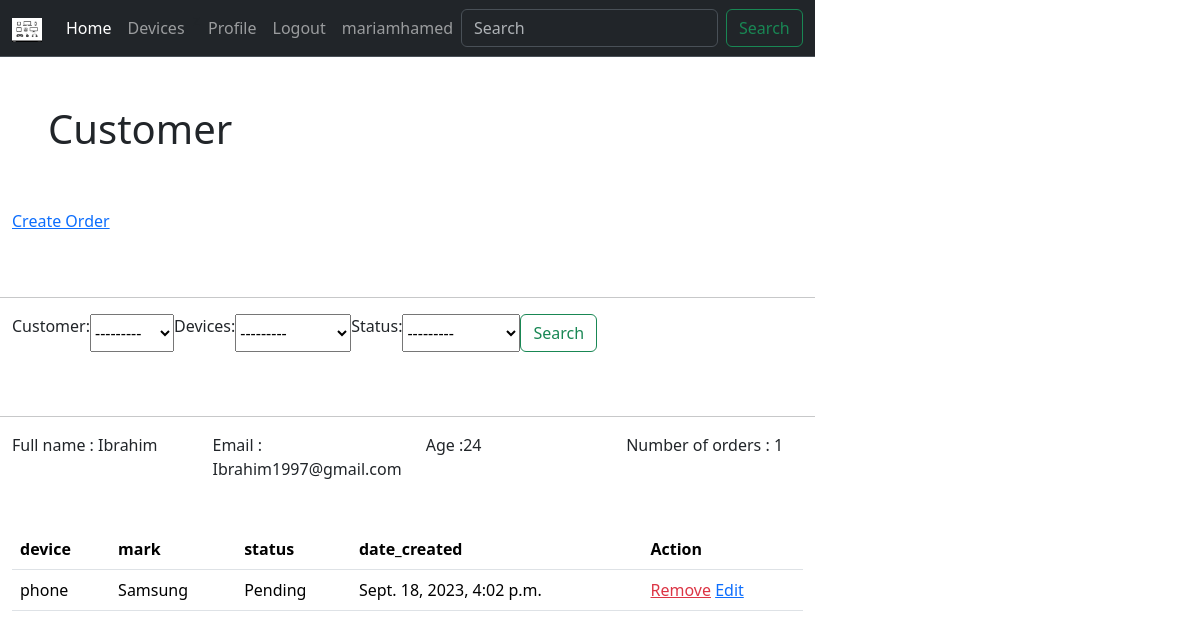
/customer/2 (signed in), run on the app's committed database.
### Electronicsstore/models.py (models this page shows)
class Customer(models.Model):
    name  = models.CharField(max_length = 90, null =True)
    email = models.CharField(max_length = 90, null = True)
    phone = models.CharField(max_length = 90, null = True)
    age   = models.CharField(max_length = 90, null = True)
    date_created =models.DateTimeField(auto_now_add = True , null=True)
    def __str__(self):
        return self.name

class Order(models.Model):
    STATUS= (
        ('Pending','Pending'),
        ('Delivered','Delivered'),
        ('In progress' , 'In progress'),
        ('Out of order', 'out of ordfer'),
    )
    customer = models.ForeignKey( Customer, null = True , on_delete=models.SET_NULL)
    devices = models.ForeignKey(Devices,null = True ,on_delete =models.SET_NULL )
    date_created =models.DateTimeField(auto_now_add = True , null=True)
    status = models.CharField(max_length =99 , null =True ,choices =STATUS)

class Devices(models.Model):
    STATUSs = (
        ('Technology','Technology'),
        ('Household devices','Household devices'),
    )
    STATUS = (
        ('Iphone','Iphone'),
        ('Samsung','Samsung'),
        ('Huawei','Huawei'),
        ('LG','LG'),
        ('Sony','Sony'),
        ('TOSHIBA','TOSHIBA'),
    )
    type =  models.CharField(max_length = 60 ,null = True ,choices =STATUSs)
    name  = models.CharField(max_length = 60 ,null = True)
    price = models.FloatField(null = True)
    mark  = models.CharField(max_length = 60 ,null = True ,choices =STATUS)
    features = models.CharField(max_length = 60 ,null = True)
    date_created =models.DateTimeField(auto_now_add = True , null=True)
    def __str__(self):
        return self.name

### Electronicsstore/views.py (the view)
# urls.py: path('customer/<str:pK>' , views.customer , name = "customer"),
def customer(request,pK):
     customer = Customer.objects.get(id=pK)
     orders = customer.order_set.all()
     number_order = orders.count()
     searchFilter = OrderFilter(request.GET , queryset = orders)
     orders = searchFilter.qs #(بيظهرلي المطلوب فقط  اي المكتوب ف عمليه البحث)
     context ={'customers':customer ,
              'orders':orders,
              'number_order' : number_order ,
              'myFilter' : searchFilter ,
      }
     return render(request ,'Electronicsstore/customer.html',context )

### Electronicsstore/templates/Electronicsstore/customer.html
{% extends 'Electronicsstore/main.html' %}
{% block content %}
<h1  class = "p-5">Customer</h1>
<div class="container pb-5">
  <div class="row">
    <div class="col">
      <a href = "{% url 'create' customers.id %}"> Create Order </a>
    </div>
  </div>
</div>
<hr>
<div class="container pb-5">
  <div class="row">
    <div class="col">
      <form class="d-flex"  method = "GET">
        {{ myFilter.form}}
        <button class="btn btn-outline-success" type="submit">Search</button>
      </form>
    </div>
  </div>
</div>
<hr>
<div class="container pb-5">
    <div class="row">
      <div class="col">
      Full name : {{customers.name}}
      </div>
      <div class="col">
       Email : {{customers.email}}
      </div>
      <div class="col">
         Age :{{customers.age}}
      </div>
      <div class="col">
        Number of orders : {{number_order}}
     </div>
    </div>
  </div>
 <div class = "container">
<table class="table">
    <thead>
      <tr>
        <th scope="col">device</th>
        <th scope="col">mark</th>
        <th scope="col">status</th>
        <th scope="col">date_created </th>
        <th scope="col">Action</th>
      </tr>
    </thead>
    <tbody>
        <tr>
            {% for item in  orders  %}
            <td>{{item.devices}}</td>
            <td>{{item.devices.mark}}</td>
            <td>{{item.status}}</td>
             <td>{{item.date_created}}</td>
             <td>{{item.Action}}
            <a class = "text-danger" href= {% url 'delete' item.id %} >Remove</a>
            <a href={% url 'update' item.id %} >Edit</a>
             </td>
          </tr>
      {% endfor %}
    </tbody>
  </table>
 </div>
{% endblock %}

### Electronicsstore/templates/Electronicsstore/navbar.html (shortened to what this page needs)
{% load static %}
<nav class="navbar navbar-expand-lg navbar bg-dark border-bottom border-body" data-bs-theme="dark">
    <div class="container-fluid">
      <a class="navbar-brand" href={% url 'home'%}><img src="{% static '/images/device.png' %}" alt="Bootstrap" width="30" height="24"></a>
      <div class="collapse navbar-collapse" id="navbarSupportedContent">
        <ul class="navbar-nav me-auto mb-2 mb-lg-0">
          <li class="nav-item">
            <a class="nav-link active" aria-current="page" href = {% url 'home'%}>Home</a>
          </li>
          <li class="nav-item">
            <a class="nav-link" href= {% url 'devices' %}>Devices</a>
          </li>z
          <li class="nav-item">
            <a class="nav-link" href= {% url 'profile'%}>Profile</a>
          </li>
          <li class="nav-item">
            <a class="nav-link" href= {% url 'logout'%}>Logout</a>
          </li>
          <li class="nav-item">
            <a class="nav-link" href="#">{{request.user}}</a>
          </li>
        </ul>
        <form class="d-flex" role="search">
          <input class="form-control me-2" type="search" placeholder="Search" aria-label="Search">
          <button class="btn btn-outline-success" type="submit">Search</button>
        </form>
      </div>
    </div>
  </nav>

### Electronicsstore/templates/Electronicsstore/main.html (style rules this page uses)
body { display: flex; margin: 0; background-color : powerblue }

### data on the page
Customer: name "Ibrahim", email "Ibrahim1997@gmail.com", age "24"
Order: devices "phone", devices.mark "Samsung", status "Pending", date_created "Sept. 18, 2023, 4:02 p.m."

### other printed values
{{ request.user }} "mariamhamed"
{{ number_order }} "1"
